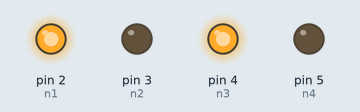
Simulated run of this sketch. Board: Arduino Uno, built with avr-gcc and run on an emulated ATmega328P. Shown: output pins drawn as LEDs (lit = HIGH).

Above: at 0.5 s.
At 1.5 s:
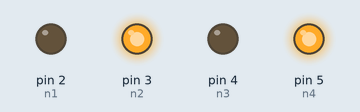
At 2.5 s:
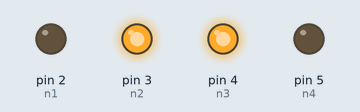
At 4.5 s:
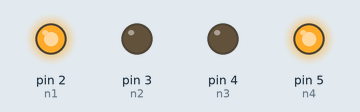
At 6.7 s:
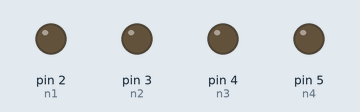
Timing chart, 0 to 9.8 s (numbered marks = the images above):
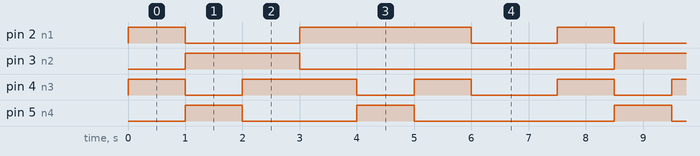

Measured:
- by itself, pin 2 (n1): repeats every 7.5 s: LOW 2.0 s, HIGH 3.0 s, LOW 1.5 s, HIGH 1.0 s
- by itself, pin 3 (n2): alternates HIGH for 2.0 s and LOW for 5.5 s
- by itself, pin 4 (n3): repeats every 7.5 s: LOW 1.0 s, HIGH 2.0 s, LOW 1.0 s, HIGH 1.0 s, LOW 1.5 s, HIGH 1.0 s
- by itself, pin 5 (n4): repeats every 7.5 s: LOW 2.0 s, HIGH 1.0 s, LOW 3.5 s, HIGH 1.0 s

The sketch:

MOTOR_DRIVER.ino
```cpp
int n1 = 2, n2 = 3, n3 = 4, n4 = 5;

void setup() {
  pinMode(n1, OUTPUT);
  pinMode(n2, OUTPUT);
  pinMode(n3, OUTPUT);
  pinMode(n4, OUTPUT);
}

void loop() {
  forward();
  delay(1000);
  backward();
  delay(1000);
  left();
  delay(1000);
  forward();
  delay(1000);
  right();
  delay(1000);
  forward();
  delay(1000);
  stop();
  delay(1500);
}

void forward () {
  digitalWrite(n1, HIGH);
  digitalWrite(n2, LOW);
  digitalWrite(n3, HIGH);
  digitalWrite(n4, LOW);
}

void backward () {
  digitalWrite(n1, LOW);
  digitalWrite(n2, HIGH);
  digitalWrite(n3, LOW);
  digitalWrite(n4, HIGH);
}

void right() {
  digitalWrite(n1, HIGH);
  digitalWrite(n2, LOW);
  digitalWrite(n3, LOW);
  digitalWrite(n4, HIGH);
}

void left () {
  digitalWrite(n1, LOW);
  digitalWrite(n2, HIGH);
  digitalWrite(n3, HIGH);
  digitalWrite(n4, LOW);
}

void stop () {
  digitalWrite(n1, LOW);
  digitalWrite(n2, LOW);
  digitalWrite(n3, LOW);
  digitalWrite(n4, LOW);
}
```
